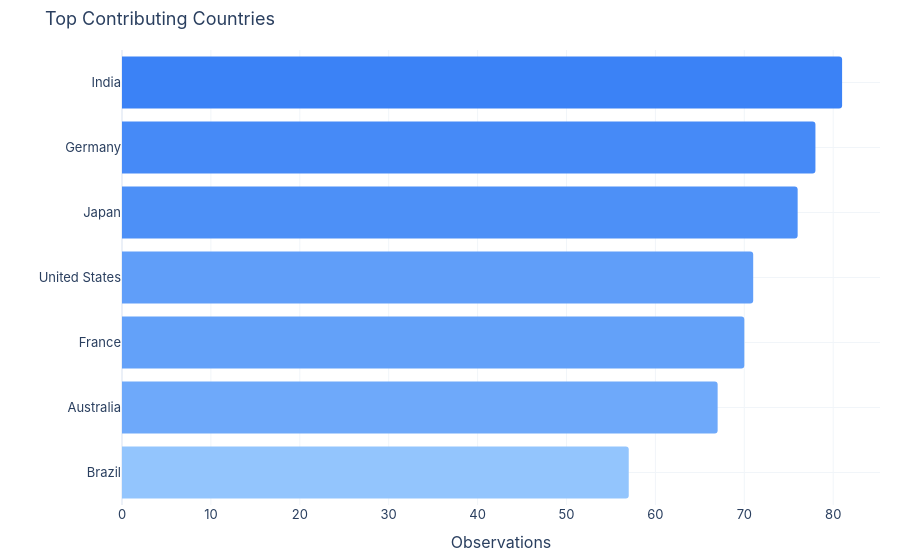

Notebook code for this chart:
### Markdown cell above
*Figure: Global map of GLOBE cloud observations (sampled for display). Clusters indicate regions with high participation. Data: GLOBE Program, globe.gov.*

**Interpretation:** North America, Europe, and parts of South Asia tend to
dominate participation, reflecting the distribution of GLOBE partner schools
and organisations. Southern-hemisphere participation, while present, is
typically lower — a pattern consistent with reported GLOBE demographics.

### Code cell
tc = top_countries(df, n=15)
fig = plot_top_countries(tc)
fig.show()

### Figure 1 — Plotly figure (JSON) as saved in the notebook; plotly's stock layout.template omitted (floating-point values rounded to 4 significant figures)
{"data": [{"hovertemplate": "<b>%{y}</b><br>%{x:,} observations<extra></extra>", "marker": {"color": [57, 67, 70, 71, 76, 78, 81], "colorscale": [[0, "#93c5fd"], [1, "#3b82f6"]], "cornerradius": 3, "line": {"width": 0}}, "orientation": "h", "type": "bar", "x": [57, 67, 70, 71, 76, 78, 81], "y": ["Brazil", "Australia", "France", "United States", "Japan", "Germany", "India"]}], "layout": {"font": {"family": "Inter, -apple-system, sans-serif", "size": 13}, "margin": {"b": 40, "l": 40, "r": 20, "t": 50}, "paper_bgcolor": "rgba(0,0,0,0)", "plot_bgcolor": "rgba(0,0,0,0)", "title": {"text": "Top Contributing Countries"}, "xaxis": {"gridcolor": "#f1f5f9", "title": {"text": "Observations"}}, "yaxis": {"gridcolor": "#f1f5f9", "title": {"text": ""}}}}
